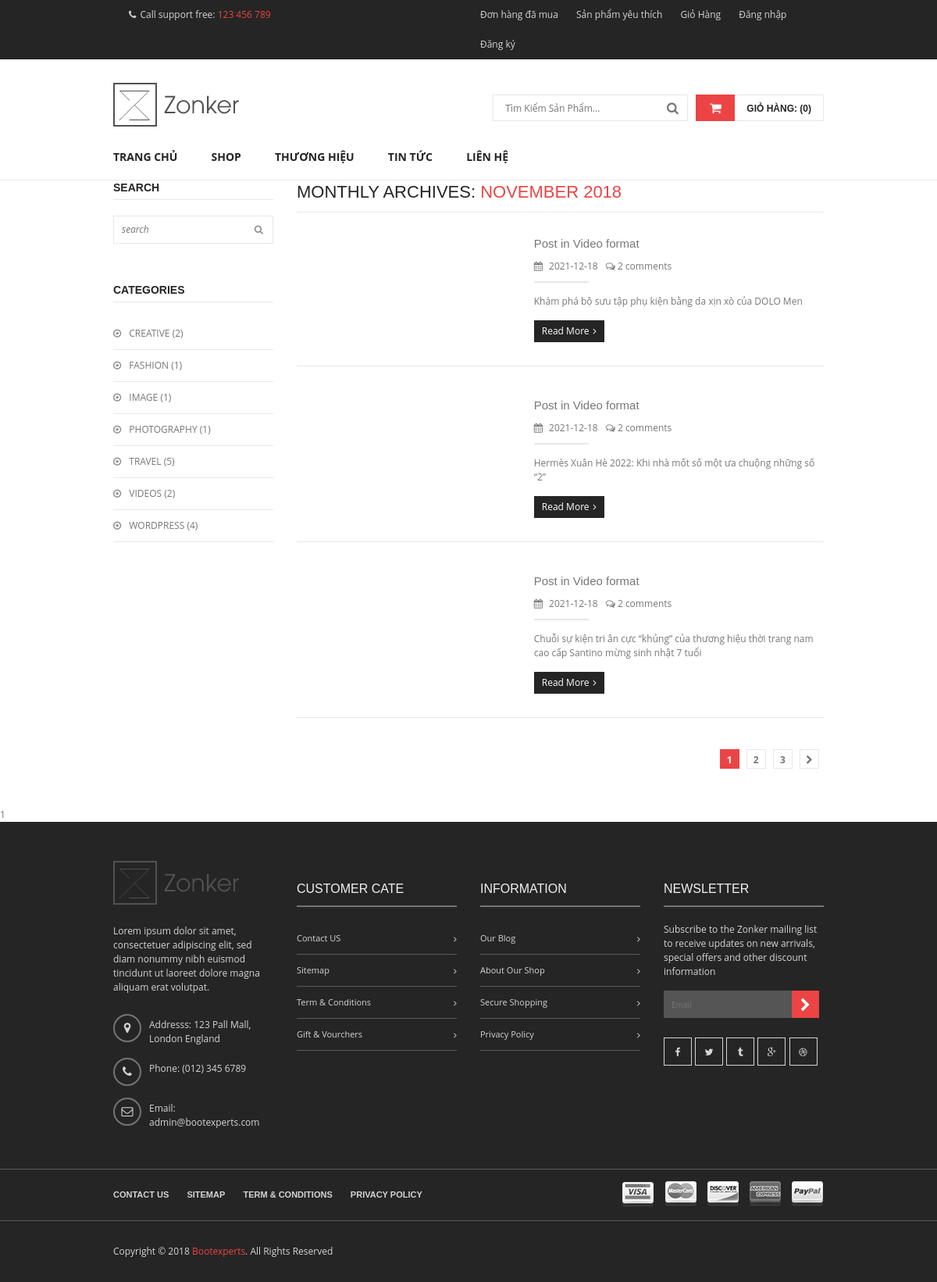
Page /tintuc on the committed database.
### tables this page shows
CREATE TABLE `news` (
  `id` int(11) NOT NULL,
  `news_name` varchar(255) NOT NULL,
  `content` text NOT NULL,
  `news_img` varchar(255) NOT NULL,
  `update_at` date NOT NULL,
  `created_at` date NOT NULL
);

### client/views/homepage/tintuc.php (the view)
<div class="blog-area">
    <div class="container">
        <div class="row">
            <div class="col-lg-3 col-md-12 order-2 order-lg-1">
                <div class="sider-bar-wrap">
                    <aside class="widget widget-search">
                        <h3 class="sidebar-title">Search</h3>
                        <form action="#">
                            <div class="widget-form">
                                <input type="text" placeholder="search" />
                                <button type="submit"><i class="fa fa-search"></i></button>
                            </div>
                        </form>
                    </aside>
                    <aside class="widget widget-categories">
                        <h3 class="sidebar-title">Categories</h3>
                        <ul class="sidebar-menu">
                            <li><a href="#">Creative</a> (2)</li>
                            <li><a href="#">Fashion</a> (1)</li>
                            <li><a href="#">Image</a> (1)</li>
                            <li><a href="#">Photography</a> (1)</li>
                            <li><a href="#">Travel</a> (5)</li>
                            <li><a href="#">Videos</a> (2)</li>
                            <li><a href="#">WordPress</a> (4)</li>
                        </ul>
                    </aside>
                </div>
            </div>
            <div class="col-lg-9 col-md-12 order-1 order-lg-2">
                <div class="archive-header">
                    <h1 class="archive-title">Monthly Archives: <span>November 2018</span></h1>
                </div>
                <?php foreach ($items as $newitem) : ?>
                    <article class="blog-post-wrapper">
                        <div class="post-thumbnail">
                            <a href="#"><img src="<?= IMAGE_URL ?><?= $newitem['news_img'] ?>" alt="" /></a>
                        </div>
                        <div class="post-information">
                            <h2><a href="#">Post in Video format</a></h2>
                            <div class="small-meta">
                                <span><i class="fa fa-calendar"></i> <?= $newitem['update_at'] ?> </span>
                                <a href="#"><i class="fa fa-comments-o"></i> 2 comments</a>
                            </div>
                            <p><?= $newitem['news_name'] ?></p>
                            <a class="readmore" href="<?= BASE_URL . 'tintucchitiet?id=' . $newitem['id'] ?>">read more</a>
                        </div>
                    </article>
                <?php endforeach; ?>
                <div class="pagination">
                    <ul>
                        <li class="active">1</li>
                        <li><a href="#">2</a></li>
                        <li><a href="#">3</a></li>
                        <li><a href="#"><i class="fa fa-chevron-right"></i></a></li>
                    </ul>
                </div>
            </div>
        </div>
    </div>
</div>

### public/client-asset/css/donhangct.css (style rules this page uses)
.row { margin: 0px; }

### public/client-asset/css/main.css (style rules this page uses)
html { color: #222; font-size: 1em; line-height: 1.4; }

### public/client-asset/css/responsive.css (style rules this page uses)
@media (min-width: 992px) and (max-width: 1200px) { .container { width: 970px; } }

### rows in the picture
news: update_at "2021-12-18", news_name "Khám phá bộ sưu tập phụ kiện bằng da xịn xò của DOLO Men"
news: update_at "2021-12-18", news_name "Hermès Xuân Hè 2022: Khi nhà mốt số một ưa chuộng những số “2”"
news: update_at "2021-12-18", news_name "Chuỗi sự kiện tri ân cực “khủng” của thương hiệu thời trang nam cao cấp Santino mừng sinh nhật 7 tuổi"

### other values in the picture
countCartNumber() "0"
include_once $view "1"
